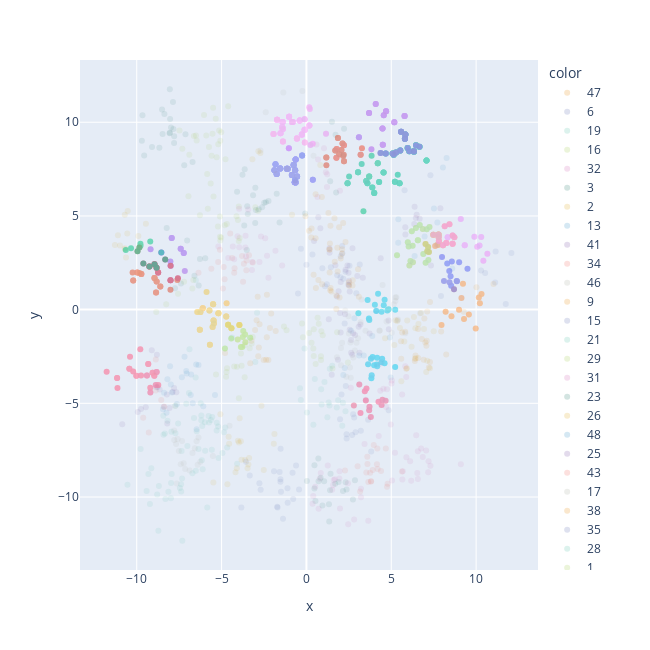

The notebook cell this image was saved under:
### Markdown cell above
Two dimensional representation of the identified clusters.

### Code cell
fig = px.scatter(
    df, x="x", y="y",
    color=pd.Series(target, dtype=str, name="Center"),
    color_discrete_sequence=px.colors.qualitative.Vivid,
    width=650, height=650,
    opacity=0.1,
)
for group, data in clustered_df.groupby("target"):
    fig.add_trace(go.Scatter(
        x=data["x"],
        y=data["y"],
        mode="markers",
        opacity=0.5
    ))

fig.show()
